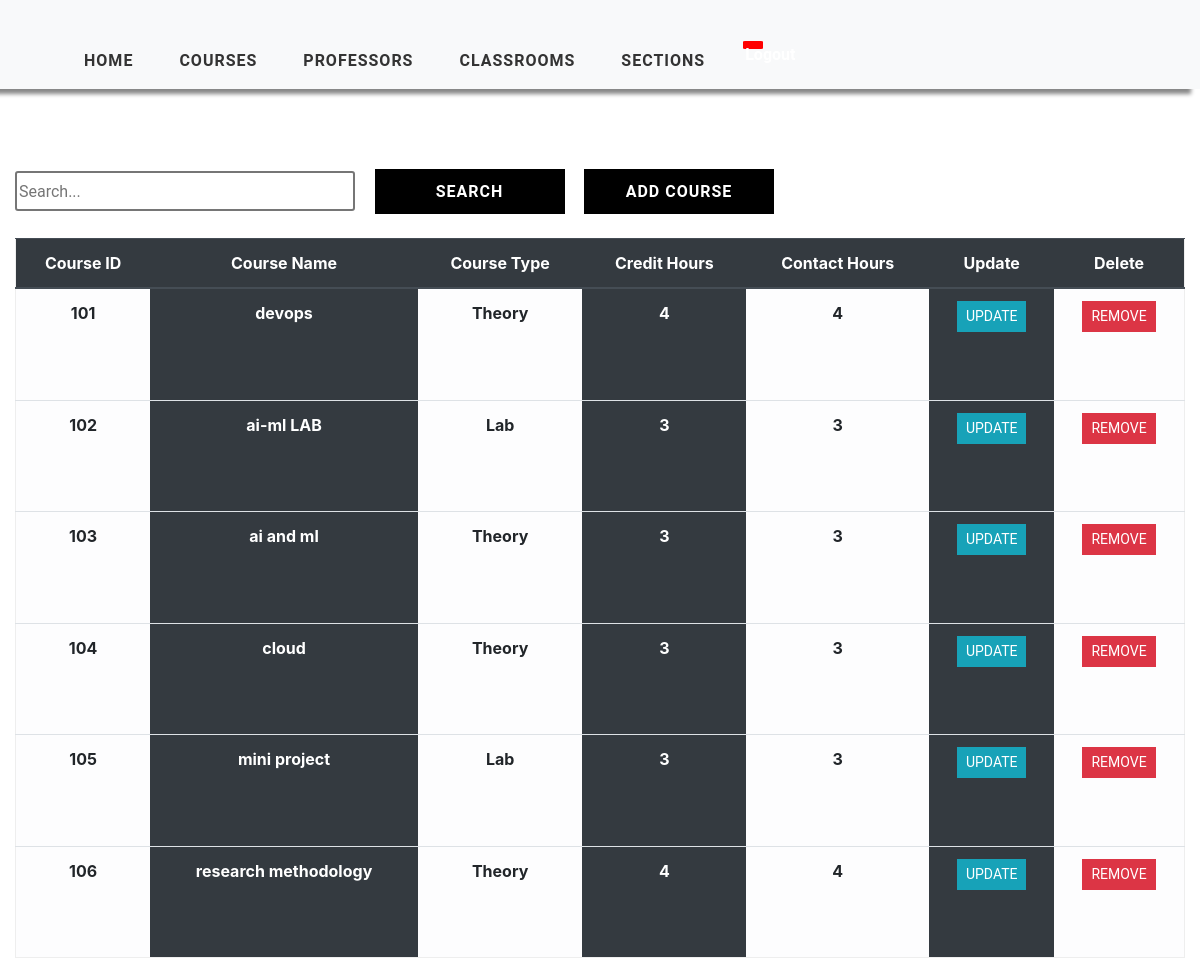
/course_view/ (signed in), run on the app's committed database.
### timetableapp/models.py (models this page shows, shortened)
class Course(models.Model):
    COURSE_TYPE = (
        ('Theory', 'Theory'),
        ('Lab', 'Lab')
    )
    course_id = models.CharField(max_length=1000, primary_key=True)
    course_name = models.CharField(max_length=1000, null=True)
    course_type = models.CharField(max_length=200, null=True, choices=COURSE_TYPE)
    credit_hours = models.IntegerField(null=True)
    contact_hours = models.IntegerField(null=True)

### timetableapp/views.py (the view)
# urls.py: path('course_view/', views.CourseTable, name='course_view'),
@login_required(login_url='login')
def CourseTable(request):
    course = Course.objects.all()
    context = {'course': course}
    return render(request, 'timetableapp/CourseTable.html', context)

### timetableapp/templates/timetableapp/CourseTable.html (shortened to what this page needs)
{% extends 'timetableapp/main.html' %}
{% load static %}
{% block content %}
    <div class="container-fluid">
    <div class="search">
        <input type="text" class="searchbox" placeholder="Search...">
        <input type="submit" value="Search" class="searchButton">
        <a href="{% url 'add-course' %}"><button class="searchButton">Add Course </button></a>
    </div>
	<div class="table-responsive-lg">
        <table class="table ">
            <thead class="thead-dark">
			<tr>
                <div class="header__item filter__link" >
                   <th scope="col" class="text-center">Course ID</th>
                </div>
                <div class="header__item filter__link">
                  <th class="text-center" scope="col">Course Name</th>
                </div>
                <div class="header__item filter__link">
                   <th class="text-center" scope="col">Course Type</th>
                </div>
                <div class="header__item filter__link" >
                   <th class="text-center" scope="col">Credit Hours</th>
                </div>
                <div class="header__item filter__link">
                   <th class="text-center" scope="col">Contact Hours</th>
                </div>
                <div class="header__item filter__link">
                    <th class="text-center" scope="col"> Update</th>
                </div>
                <div class="header__item filter__link">
                     <th class="text-center" scope="col">Delete</th>
                </div>
			</tr>
            </thead>
                {% for corse in course %}
				<tr>
                        <th scope="row" class="table-light text-center">{{ corse.course_id }}</th>
						<th scope="row" class="table-dark text-center"  >{{ corse.course_name }}</th>
						<th scope="row" class="table-light text-center"> {{ corse.course_type}}</th>
						<th scope="row" class="table-dark text-center"> {{ corse.credit_hours}}</th>
                        <th scope="row" class="table-light text-center"> {{ corse.contact_hours}}</th>
                        <th scope="row" class="table-dark text-center"> <a href="{% url 'update-course' corse.course_id %}" class="btn btn-sm btn-info">Update</a></th>
                        <th scope="row" class="table-light text-center"> <a href="{% url 'delete-course' corse.course_id %}" class="btn btn-sm btn-danger" >Remove</a></th>
					</tr>
                {% endfor %}
        </table>
</div>
    </div>
{% endblock %}

### static/css/style.css (style rules this page uses)
a { cursor: pointer; }

### static/css/tables.css (style rules this page uses)
*, *:before, *:after { box-sizing: border-box; }
body { font-family: "Roboto", sans-serif; margin: 0; }
.table { border: 1px solid #eeeeee; overflow-y: auto; overflow-x: auto; overflow-style: marquee-line; height: 720px; }
.table-data, .header__item { flex: 1 1 20%; text-align: center; font-family: Roboto, sans-serif; font-weight: bold; }
.header__item { text-transform: uppercase; }
.filter__link { color: white; text-decoration: none; position: relative; display: inline-block; padding-left: 24px; padding-right: 24px; }
.filter__link::after { content: ""; position: absolute; right: -18px; color: white; font-size: 12px; top: 50%; transform: translateY(-50%); }
.btn { border-radius: 0 !important; font-family: Roboto, sans-serif !important; text-transform: uppercase; }
.search { display: inline-block; }
.searchbox { width: 340px; height: 40px; border-style: solid; border-radius: 3px; font-family: Roboto, sans-serif; text-align: justify; }
.searchButton { width: 190px; height: 45px ; font-family: Roboto, sans-serif; text-transform: uppercase; letter-spacing: 1px; font-weight: bolder; color: white ; background: black; margin-left: 15px; margin-top: 40px; border-color: black ; border-radius: 0 ; border-style: solid; border-width: 3px ; }

### data on the page
Course: course_id "101", course_name "devops", course_type "Theory", credit_hours "4", contact_hours "4"
Course: course_id "102", course_name "ai-ml LAB", course_type "Lab", credit_hours "3", contact_hours "3"
Course: course_id "103", course_name "ai and ml", course_type "Theory", credit_hours "3", contact_hours "3"
Course: course_id "104", course_name "cloud", course_type "Theory", credit_hours "3", contact_hours "3"
Course: course_id "105", course_name "mini project", course_type "Lab", credit_hours "3", contact_hours "3"
Course: course_id "106", course_name "research methodology", course_type "Theory", credit_hours "4", contact_hours "4"
